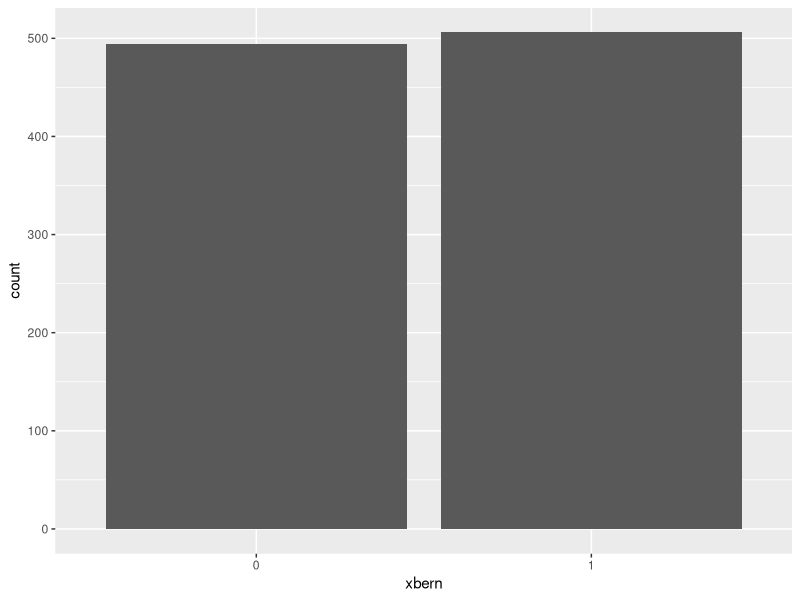
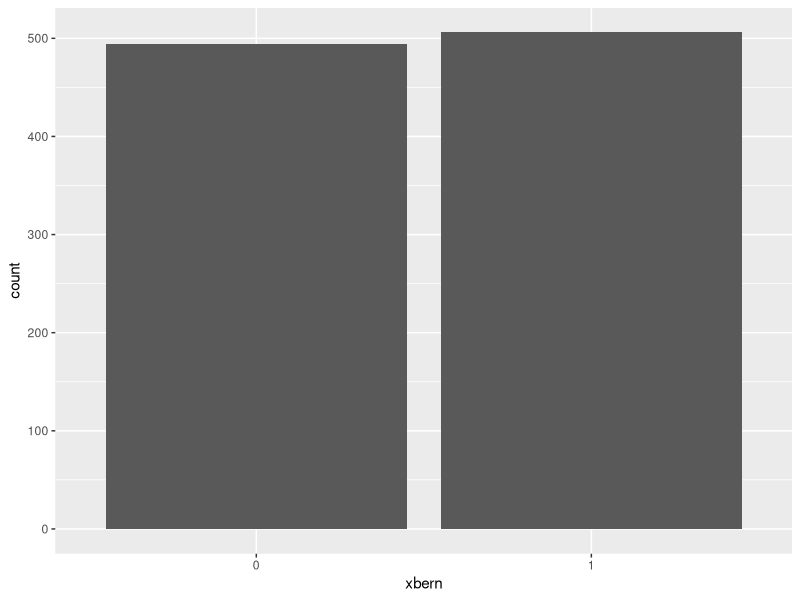
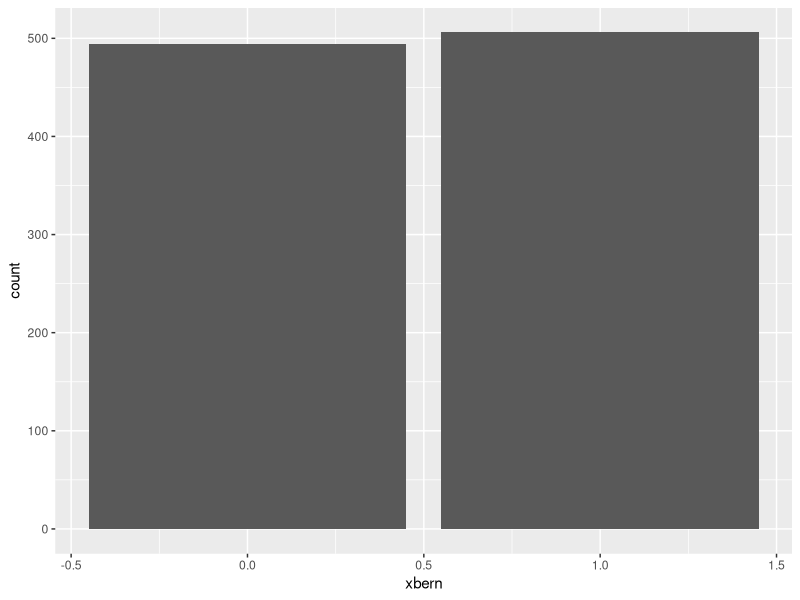
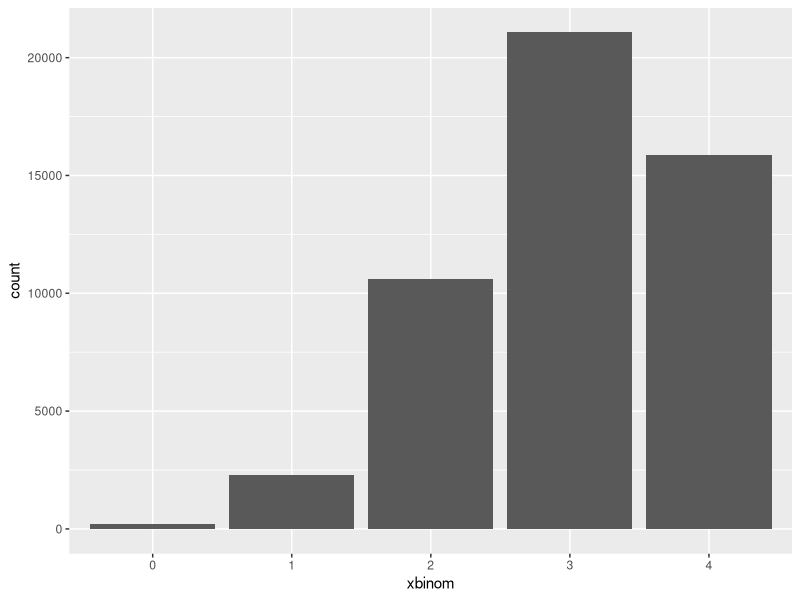
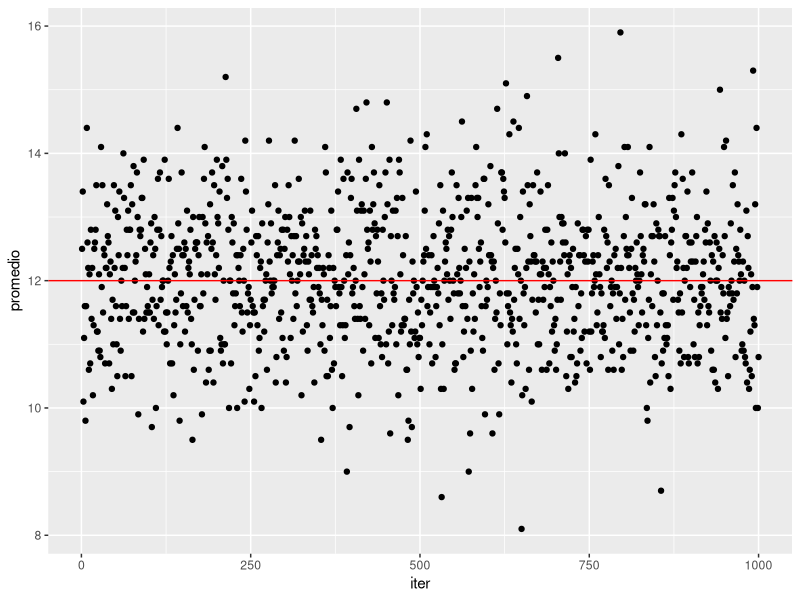

Recreate these plots in R, in order. (Note: this script raises an error after producing the figures.)
rm(list = ls())

#Librerías-----------
library(tidyverse)
library(ggplot2)

#Distribución de Bernoulli
xbern <- rbinom(n = 1000, size = 1,  p = 0.5)

sum(xbern)

sum(xbern) / length(xbern)

p <- mean(xbern)
q <- 1 - p 
var_bern <- p * q
var(xbern)
sqrt(var(xbern))
sd_bern <- sd(xbern)

tib_xbern <- tibble(xbern = as.factor(xbern))

ggplot(data = tib_xbern, aes(x = xbern)) +
  geom_histogram(stat = "count")  

tib_xbern |>
  ggplot(aes(x = xbern)) + 
  geom_histogram(stat = "count")

ggplot(data = tibble(xbern = xbern), aes(x = xbern)) + 
  geom_histogram(stat = "count")

#Distribución Binomial
s <- 4
p <- 0.75
xbinom <- rbinom(50000, s, p)
mean(xbinom)
s * p

#Ejemplo de la lotería
(factorial(8) /  (factorial(2) * factorial(8 - 2)) * 0.2 ^ 2 * (1 - 0.2) ^ (8 - 2))

tibble(xbinom = as_factor(xbinom)) |> 
  ggplot(aes(x = xbinom)) + 
  geom_histogram(stat = "count")

#Distribución de Poisson
iter <- 1000
npois <- 10
lambda <- 12
xpois <- tibble(
  iter = 1:iter, 
  promedio = NA 
)

for(iter in 1:nrow(xpois)) { 
  data <- rpois(npois, lambda)
  xpois[iter, 2] = mean(data)
}

xpois |> 
  ggplot(aes(x = iter, y = promedio)) +
  geom_point() +
  geom_hline(yintercept = lambda, color = "red")

mean(xpois$xpois)
var(xpois$xpois)

xpois |> 
  ggplot(aes(x = xpois)) + 
  geom_density()

#Distribución Normal
xnorm <- rnorm(500, 0, 1)
mean(xnorm)
sd(xnorm)
var(xnorm)

tibble(xnorm = xnorm) |> 
ggplot(aes(x = xnorm)) + 
  geom_density()

#Ley de los grandes números

mean(rnorm(40, 20, 20))

mu.poblacion <- 5
mu <- NA

for(i in 1:1000) {
  mu[i] <- mean(rnorm(i, mu.poblacion, 200))
}
mu

tibble(mu = mu) |>
  mutate(n = 1:n()) |> 
  ggplot(aes(x = n, y = mu)) + 
  geom_point() +
  geom_hline(yintercept = mu.poblacion, linetype = 2, colour = "red")

#Ejercicio

xpois1 <- tibble(x = rpois(n = 10, lambda = 15))
xpois2 <- tibble(x = rpois(n = 14, lambda = 15))
xpois3 <- tibble(x = rpois(n = 10000, lambda = 15))

ggplot() +
  geom_density(data = xpois1, aes(x), color = "red") +
  geom_density(data = xpois2, aes(x), color = "green") + 
  geom_density(data = xpois3, aes(x), color = "darkblue")
